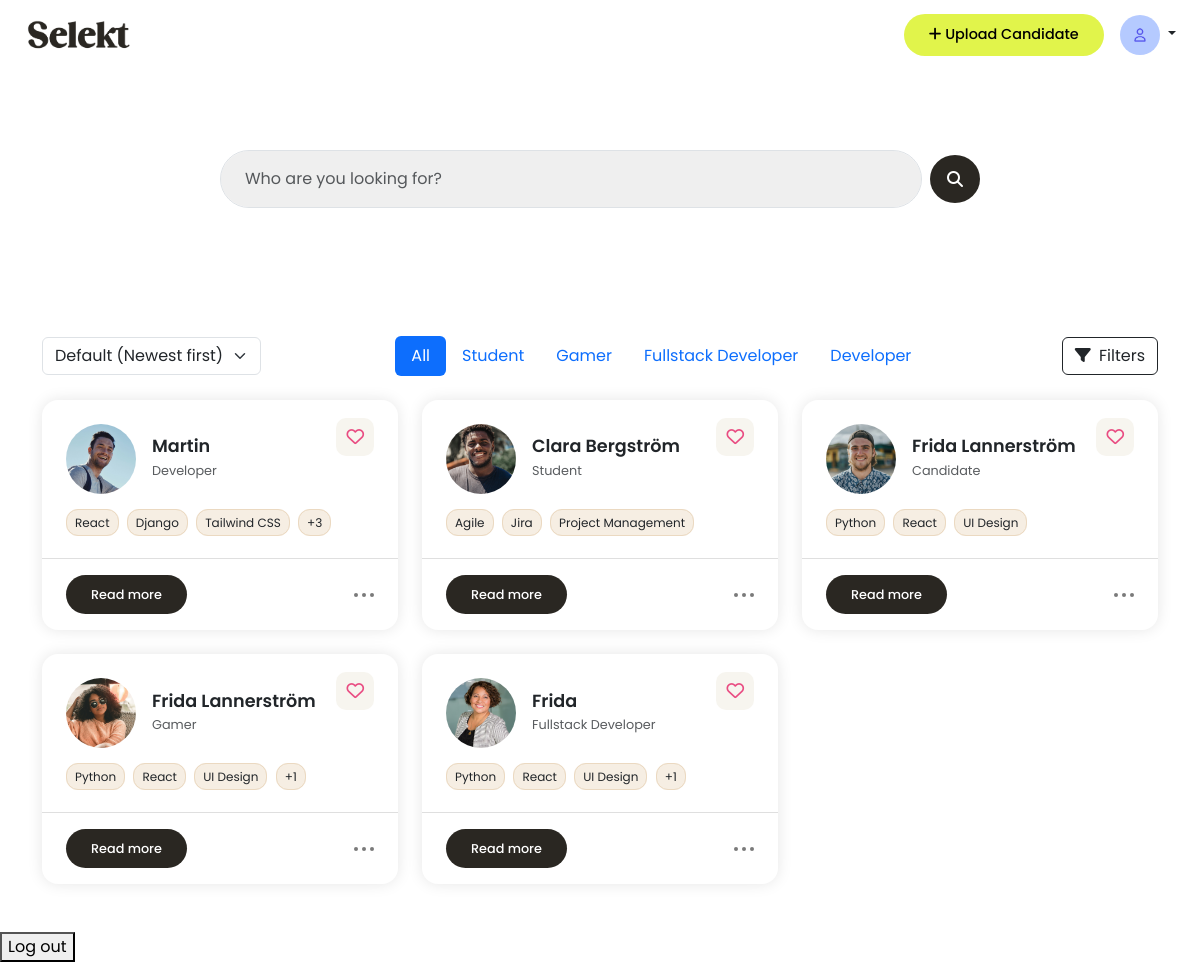
The page /dashboard/ (signed in) on the database its author committed.
### candidates/models.py (models this page shows, shortened)
class Candidate(models.Model):
    user = models.ForeignKey(User, on_delete=models.CASCADE)
    name = models.CharField(max_length=100)
    email = models.EmailField()
    phone_number = models.CharField(max_length=20, blank=True)
    job_title = models.CharField(max_length=100, blank=True)
    profile_summary = models.TextField(blank=True)
    work_experience = models.TextField(blank=True)
    education = models.TextField(blank=True)
    location = models.CharField(max_length=100, blank=True)
    links = models.CharField(max_length=255, blank=True, help_text="e.g. LinkedIn, GitHub URLs")
    profile_image = models.ImageField(upload_to='profile_images/', blank=True, null=True)
    other = models.TextField(blank=True)
    notes = models.TextField(blank=True)
    top_skills = models.CharField(
        max_length=255,
        blank=True,
        help_text="Write top skills separated by commas (e.g. Communication, Leadership, SQL)"
    )
    uploaded_at = models.DateTimeField(auto_now_add=True)

### candidates/views.py (the view)
# urls.py: path('dashboard/', candidate_views.dashboard, name='dashboard'),
@login_required
def dashboard(request):
    query = request.GET.get('q', '')
    sort = request.GET.get('sort', '')
    filter_title = request.GET.get('title', '')  # 👈 NYTT!
    candidates = Candidate.objects.filter(user=request.user)
    candidates = filter_candidates(candidates, query)
    if filter_title:
        candidates = candidates.filter(job_title__iexact=filter_title)
    if sort == 'name':
        candidates = candidates.order_by('name')
    else:
        candidates = candidates.order_by('-uploaded_at')
    job_titles = (
        Candidate.objects
        .filter(user=request.user)
        .exclude(job_title__isnull=True)
        .exclude(job_title__exact='')
        .values('job_title')
        .annotate(count=Count('job_title'))
        .order_by('-count')[:6]
    )
    for candidate in candidates:
        candidate.skill_list = [skill.strip() for skill in candidate.top_skills.split(',')]
    context = {
        'candidates': candidates,
        'job_titles': job_titles,
        'active_title': filter_title,
    }
    return render(request, 'dashboard.html', context)

### candidates/views.py (called while the page is built, shortened)
def filter_candidates(queryset, query):
    return queryset

### templates/dashboard.html (shortened to what this page needs)
{% extends "base.html" %}
{% load static %}
{% block content %}
<div class="container hero">
    <form method="get" class="d-flex align-items-center gap-2 w-100 candidate-search position-relative">
      <input type="text"
             class="form-control px-4 py-3 border-1 shadow-none"
             name="q"
             id="searchInput"
             placeholder="Who are you looking for?"
             value="{{ request.GET.q }}">
      <button class="btn button-base scn-button d-flex justify-content-center align-items-center rounded-circle" type="submit">
        <i class="fas fa-search"></i>
      </button>
    </form>
</div>
<div class="container py-5">
  <div class="d-flex justify-content-between align-items-center mb-4 flex-wrap gap-3">
    <form id="sortForm" method="get" class="d-flex align-items-center">
      <select name="sort" id="sortSelect" class="form-select w-auto">
        <option value="" {% if not request.GET.sort %}selected{% endif %}>Default (Newest first)</option>
      </select>
    </form>
    <ul class="nav nav-pills justify-content-center flex-grow-1">
      <li class="nav-item">
        <a class="nav-link {% if not active_title %}active{% endif %}" href="{% url 'dashboard' %}">All</a>
      </li>
      {% for title in job_titles %}
      <li class="nav-item">
        <a class="nav-link {% if active_title == title.job_title %}active{% endif %}" href="?title={{ title.job_title|urlencode }}">
          {{ title.job_title }}
        </a>
      </li>
      {% endfor %}
    </ul>
    <button class="btn btn-outline-dark">
      <i class="fas fa-filter me-1"></i> Filters
    </button>
  </div>
  {% if candidates %}
  <div class="row g-4">
    {% for candidate in candidates %}
    <div class="col-md-4 col-sm-6">
      <div class="candidate-card bg-white position-relative">
        <div class="position-absolute top-0 end-0 p-4">
          <span class="heart-icon"><i class="fa-regular fa-heart"></i></span>
        </div>
        <div class="px-4 pt-4 pb-2">
          <div class="d-flex align-items-center gap-3 mb-3">
            {% if candidate.profile_image %}
            <img src="{{ candidate.profile_image.url }}" alt="Profile Image" />
        {% else %}
        <img src="{% static 'media/images/user-pic.png' %}" alt="Profile Image" />
          {% endif %}
            <div>
              <h4 class="mb-0">{{ candidate.name }}</h4>
              <small class="text-muted">{{ candidate.job_title|default:'Candidate' }}</small>
            </div>
          </div>
          <div class="skill-container">
            {% with candidate.skill_list as skills %}
            {% for skill in skills|slice:":3" %}
              <span class="skill-badge">{{ skill }}</span>
            {% endfor %}
            {% if skills|length > 3 %}
              <span class="skill-badge">+{{ skills|length|add:"-3" }}</span>
            {% endif %}
          {% endwith %}
          </div>
        </div>
        <hr>
        <div class="d-flex justify-content-between align-items-center px-4 pb-3">
          <a href="#" onclick="openCandidateModal({{ candidate.id|escapejs }})" class="btn button-base scn-button read-btn">Read more</a>
          <div class="dot-menu">
            <span class="dot"></span>
            <span class="dot"></span>
            <span class="dot"></span>
          </div>
        </div>
      </div>
    </div>
    {% endfor %}
  </div>
  {% else %}
    <p>No candidates yet.</p>
  {% endif %}
</div>
  <form action="{% url 'logout' %}" method="post">
    <button type="submit">Log out</button>
  </form>
{% endblock %}

### static/css/style.css (style rules this page uses)
body, .index-body, .auth-body { font-family: 'Poppins', sans-serif; }
h4 { font-size: 1.1rem; font-weight: 600; }
.text-muted { color: grey; font-size: 0.8rem; font-family: 'Poppins', sans-serif; }
.button-base { border-radius: 100px; padding: 10px 25px; font-weight: 500; display: inline-block; text-decoration: none; border: none; font-family: 'Poppins', sans-serif; }
.scn-button { background-color: #2A2722; color: white; }
.hero { padding: 80px 20px; text-align: center; max-width: 800px; }
.candidate-card { border-radius: 16px; box-shadow: 0 0 15px rgba(0, 0, 0, 0.1); transition: 0.3s ease; position: relative; }
.candidate-card hr { color: grey; }
.candidate-card img { width: 70px; height: 70px; border-radius: 50%; object-fit: cover; }
.skill-badge { background-color: #F6EEE3; font-size: 0.75rem; padding: 4px 8px; border-radius: 12px; margin-right: 4px; border: 1px solid #EBD9C1; }
.read-btn { font-size: 0.8rem; font-weight: 500; }
.heart-icon { font-size: 1.1rem; color: #E94C82; background: #f7f5ef; padding: 7px 10px; border-radius: 10px; }
.dot-menu { display: flex; gap: 4px; }
.dot { width: 4px; height: 4px; background-color: #7a7a7a; border-radius: 50%; }
.candidate-search input { background-color: #EFEFEF; border-radius: 100px; }
.candidate-search .btn { height: 48px; width: 48px; }

### rows shown on the page
Candidate: profile_image (picture), name "Martin", job_title "Developer", skills "React" "Django" "Tailwind CSS", skill_list|length "3"
Candidate: profile_image (picture), name "Clara Bergström", job_title "Student", skills "Agile" "Jira" "Project Management"
Candidate: profile_image (picture), name "Frida Lannerström", job_title "Candidate", skills "Python" "React" "UI Design"
Candidate: profile_image (picture), name "Frida Lannerström", job_title "Gamer", skills "Python" "React" "UI Design", skill_list|length "1"
Candidate: profile_image (picture), name "Frida", job_title "Fullstack Developer", skills "Python" "React" "UI Design", skill_list|length "1"

### other values the page prints
{{ title.job_title }} "Student" "Gamer" "Fullstack Developer" "Developer"
